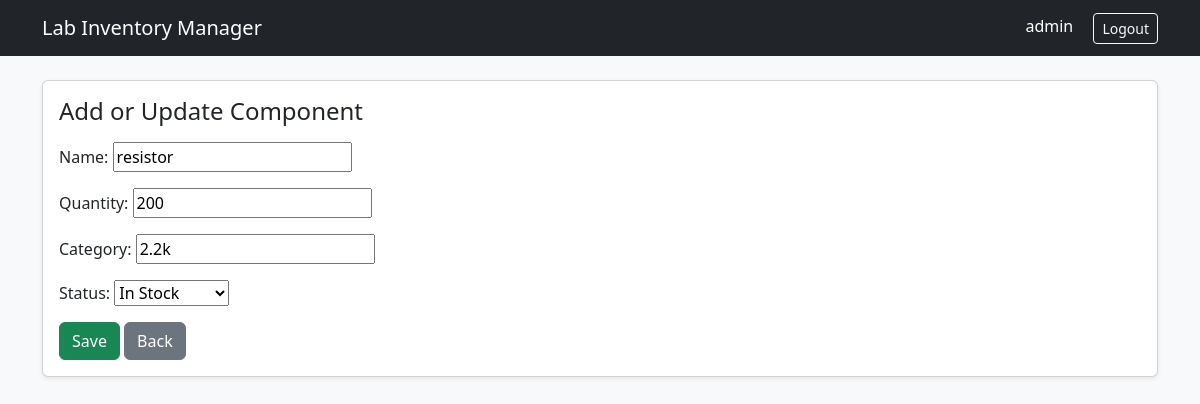
Page /items/11/edit/ (signed in) on the committed database.
### inventory/models.py (models this page shows, shortened)
class LabItem(models.Model):
    owner = models.ForeignKey(User, on_delete=models.CASCADE)
    name = models.CharField(max_length=100)
    quantity = models.IntegerField()
    category = models.CharField(max_length=50)
    status = models.CharField(max_length=20, choices=STATUS_CHOICES, default=STATUS_IN_STOCK)
    date_added = models.DateTimeField(auto_now_add=True)

### inventory/views.py (the view, shortened to what this page needs)
# urls.py: path("items/<int:pk>/edit/", UpdateItem.as_view(), name="update-item"),
class UpdateItem(LoginRequiredMixin, UpdateView):
    model = LabItem
    fields = ["name", "quantity", "category", "status"]
    template_name = "inventory/item_form.html"
    success_url = reverse_lazy("dashboard")
    def get_queryset(self):
        return LabItem.objects.filter(owner=self.request.user)

### inventory/templates/inventory/item_form.html (shortened to what this page needs)
{% extends 'base.html' %}
{% block content %}
<div class="card shadow-sm">
    <div class="card-body">
        <h4 class="card-title mb-3">Add or Update Component</h4>
        <form method="post">
            {{ form.as_p }}
            <button type="submit" class="btn btn-success">Save</button>
            <a href="{% url 'dashboard' %}" class="btn btn-secondary">Back</a>
        </form>
    </div>
</div>
{% endblock %}

### templates/base.html (shortened to what this page needs)
<!DOCTYPE html>
<html lang="en">
<head>
    <link href="https://cdn.jsdelivr.net/npm/bootstrap@5.3.3/dist/css/bootstrap.min.css" rel="stylesheet">
</head>
<body class="bg-light">
<nav class="navbar navbar-dark bg-dark">
    <div class="container">
        <a class="navbar-brand" href="{% url 'dashboard' %}">Lab Inventory Manager</a>
        <div>
            {% if user.is_authenticated %}
                <span class="text-white me-3">{{ user.username }}</span>
                <form method="post" action="{% url 'logout' %}" style="display:inline;">
                    <button type="submit" class="btn btn-outline-light btn-sm">Logout</button>
                </form>
            {% else %}
                <a class="btn btn-outline-light btn-sm" href="{% url 'login' %}">Login</a>
            {% endif %}
        </div>
    </div>
</nav>
<div class="container py-4">
    {% block content %}{% endblock %}
</div>
</body>
</html>

### rows in the picture
LabItem: name "resistor", quantity "200", category "2.2k", status "In Stock"

### other values in the picture
{{ user.username }} "admin"
